Frame 1 (no input): blank canvas, image omitted
Frame 60 (the mouse pressed at the canvas centre just before this capture): blank canvas, image omitted
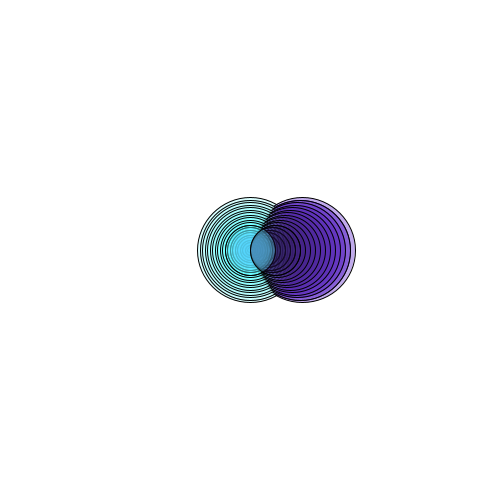
Frame 120 (the mouse held since frame 60 and released just before this capture)

The Processing sketch whose frames 1 and 60 were blank and that drew this single picture after the mouse press (run headless with seeded random() and noise(); from frame 60 on, the mouse is pressed at the canvas centre):

// Processing sketch: dibujoBasico
// ── dibujoBasico.pde
float tam, vel, dir;
void setup() {
  tam = 50;
  vel = 5;
  dir = 1;
  size(500, 500);
  background(255);
}
void draw() {
  //noStroke();
  if (tam>100 || tam<10) {
    dir = dir * -1;
  }
  tam = tam + vel * dir;
  if (mousePressed) {
    fill(tam*2,tam*vel,tam*vel*2, tam*2);
    ellipse(mouseX, mouseY, tam, tam);
    fill(tam, tam/2, tam*2, tam);
    ellipse(mouseX + tam/2, mouseY, tam, tam);
  }
  if(keyPressed){
    background(255);
  }
}
